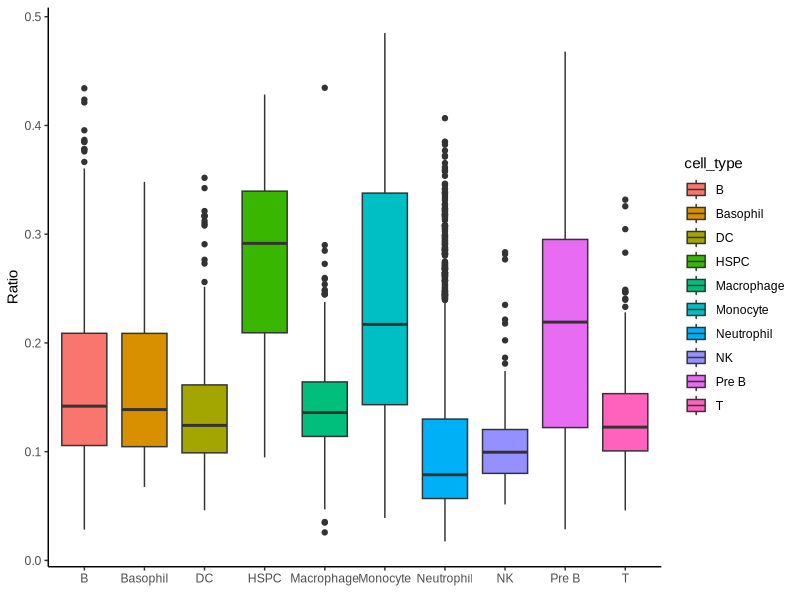
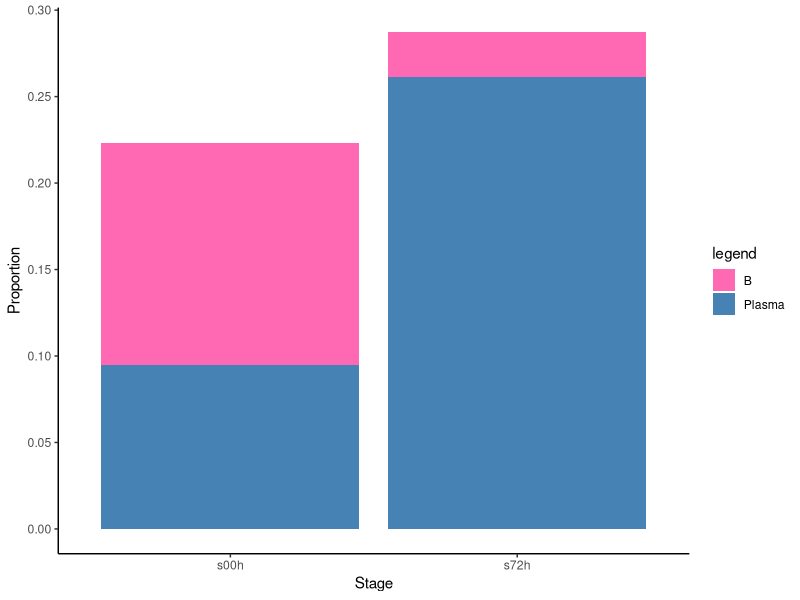

Write R code to recreate these figures, in order.
#libraries
library(ggplot2)
library(readxl)

#setwd
setwd("D:/HackBio")

#create plot saving dir####
dir.create("plots")

#### Part 3####
#----------------------------------------------------------

#Task 1 :Task 1. Reproduce panel 2a: Cell-type ratio distributions####
"Goal: Compare distributions across immune cell types.

Requirements:
  
  Read sheet a
Produce a boxplot of new_ratio grouped by cell_type
Match:
  Orientation (rotated labels)
Relative scaling
Outlier visibility"
#load data
data <- read_xlsx("data/hb_stage_2.xlsx", sheet = "a")

png("plots/Figure3a.png",res = 300, width = 300*12, height = 300*6)
(unique(data$cell_type))
ggplot(data = data, aes(x=cell_type, y=new_ratio, fill=cell_type)) + geom_boxplot()+
  labs(
    x= element_blank(),
    y= "Ratio"
  )+
  theme_classic(base_family = "Arial")
dev.off()
# Task 6: Reproduce panel 2f: Stacked proportions#####
#import data

data<- readxl::read_xlsx("data/hb_stage_2.xlsx",sheet ='f' )
data <- data[data$stage=="s00h" | data$stage=="s72h",]

#plot f 
png("plots/Figure3f.png",res = 300, width = 300*5, height = 300*6)
ggplot(data,
       aes(x= stage, y= proportion, fill = cell_type))+
  geom_bar(stat="identity" )+
  scale_fill_manual("legend", values = c("Plasma" = "steelblue", "B" = "hotpink"))+

  labs(
    x="Stage",
    y="Proportion") +
  scale_y_continuous(breaks = seq(0, 0.3, by = 0.05))+
  theme_classic()
dev.off()



#